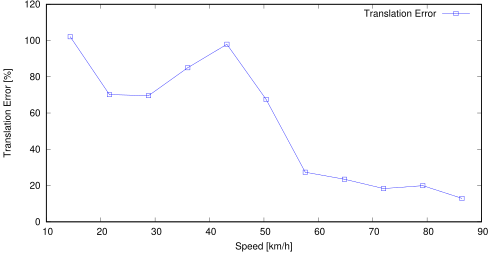

Write the gnuplot code that produced this figure.
set term postscript eps enhanced color
set output "online_res=0.2_avg_ts.eps"
set size ratio 0.5
set yrange [0:*]
set xlabel "Speed [km/h]"
set ylabel "Translation Error [%]"
plot "online_res=0.2_avg_ts.txt" using ($1*3.6):($2*100) title 'Translation Error' lc rgb "#0000FF" pt 4 w linespoints
